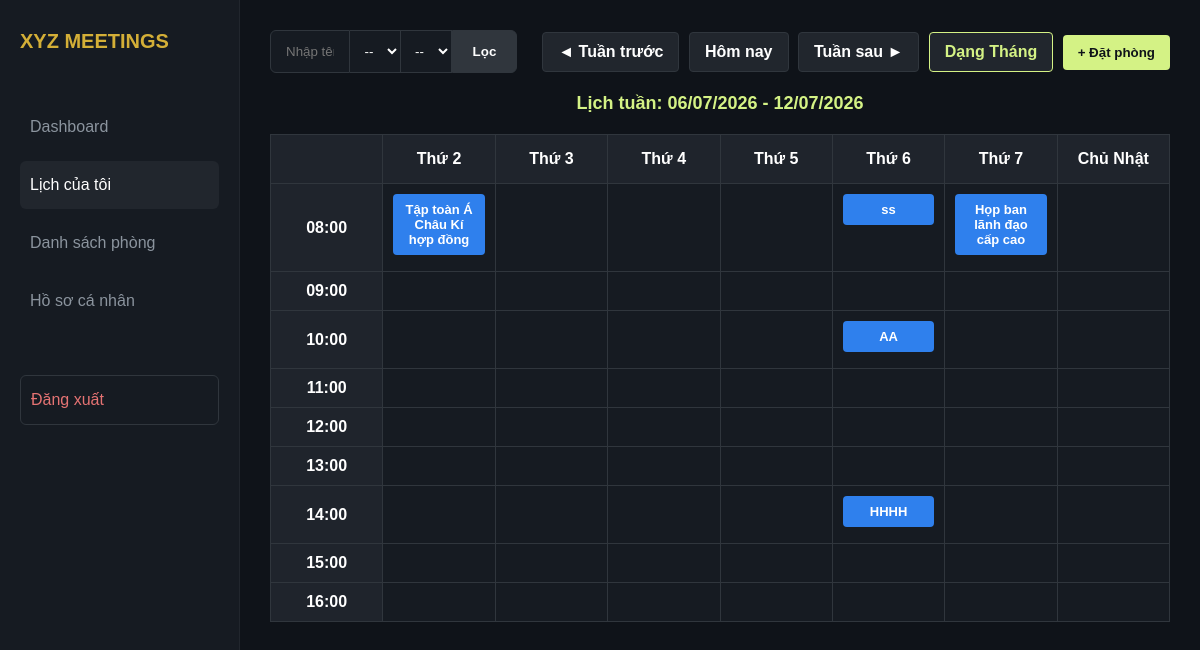
Page /index.php?date=2026-07-06 (signed in) on the committed database.
### tables this page shows
CREATE TABLE `meetings` (
  `id` int(11) NOT NULL,
  `title` varchar(255) NOT NULL,
  `room_id` int(11) DEFAULT NULL,
  `created_by` int(11) DEFAULT NULL,
  `start_time` datetime NOT NULL,
  `end_time` datetime NOT NULL
);

### index.php (the view, shortened to what this page needs)
<?php
include 'db.php';
$current_date = isset($_GET['date']) ? $_GET['date'] : date('Y-m-d');
$monday_of_week = date('Y-m-d', strtotime('monday this week', strtotime($current_date)));
$sunday_of_week = date('Y-m-d', strtotime('sunday this week', strtotime($current_date)));
$prev_week = date('Y-m-d', strtotime('-1 week', strtotime($monday_of_week)));
$next_week = date('Y-m-d', strtotime('+1 week', strtotime($monday_of_week)));
$search_kw = isset($_GET['search']) ? trim($_GET['search']) : '';
$search_condition = "";
$params = ['start_week' => $monday_of_week . ' 00:00:00', 'end_week' => $sunday_of_week . ' 23:59:59'];
$sql = "SELECT m.id, m.title, m.start_time, m.end_time, m.room_id, m.created_by, u.full_name as creator_name
        FROM meetings m
        JOIN users u ON m.created_by = u.id
        WHERE m.start_time >= :start_week AND m.start_time <= :end_week" . $search_condition;
$stmt = $conn->prepare($sql);
$stmt->execute($params);
$meetings_data = $stmt->fetchAll(PDO::FETCH_ASSOC);
$participants_by_meeting = [];
$calendar_events = [];
foreach ($meetings_data as $row) {
    $start_timestamp = strtotime($row['start_time']);
    $day_of_week = date('N', $start_timestamp) + 1;
    $hour_format = date('H:00', $start_timestamp);
    $parts = isset($participants_by_meeting[$row['id']]) ? $participants_by_meeting[$row['id']] : [];
    $calendar_events[$day_of_week][$hour_format][] = [
        'id' => $row['id'],
        'title' => $row['title'],
        'room_id' => $row['room_id'],
        'created_by' => $row['created_by'],
        'creator_name' => $row['creator_name'],
        'date' => date('Y-m-d', $start_timestamp),
        'start_hour' => date('H', $start_timestamp),
        'end_hour' => date('H', strtotime($row['end_time'])),
        'participants' => $parts
    ];
}
?>
<!DOCTYPE html>
<html lang="vi">
<head>
</head>
<body>
    <div class="sidebar">
        <div class="logo">XYZ MEETINGS</div>
        <a href="dashboard.php" class="menu-item">Dashboard</a>
        <a href="index.php" class="menu-item active">Lịch của tôi</a>
        <a href="rooms.php" class="menu-item">Danh sách phòng</a>
        <a href="profile.php" class="menu-item">Hồ sơ cá nhân</a>
        <a href="logout.php" class="menu-item" style="color: #e57373; margin-top: 50px; border: 1px solid #30363d;">Đăng xuất</a>
    </div>
    <div class="main-content">
        <div class="top-bar">
            <form class="search-form" method="GET" action="index.php">
                <input type="text" name="search" class="search-box" placeholder="Nhập tên cuộc họp..." value="<?php echo htmlspecialchars($search_kw); ?>">
                <select name="filter_room" class="filter-box">
                    <option value="">-- Tất cả phòng --</option>
                </select>
                <select name="filter_user" class="filter-box">
                    <option value="">-- Người tổ chức --</option>
                </select>
                <button type="submit" class="btn-search">Lọc</button>
            </form>
            <div class="btn-group">
                <a href="?date=<?php echo $prev_week; ?>" class="btn-nav">◄ Tuần trước</a>
                <a href="?date=<?php echo date('Y-m-d'); ?>" class="btn-nav">Hôm nay</a>
                <a href="?date=<?php echo $next_week; ?>" class="btn-nav">Tuần sau ►</a>
                <a href="month.php" class="btn-nav" style="border-color: #d4f285; color: #d4f285;">Dạng Tháng</a>
                <button onclick="document.getElementById('bookModal').style.display='flex'">+ Đặt phòng</button>
            </div>
        </div>
        <div class="week-label">
            Lịch tuần: <?php echo date('d/m/Y', strtotime($monday_of_week)); ?> - <?php echo date('d/m/Y', strtotime($sunday_of_week)); ?>
        </div>
        <table class="calendar-table">
            <thead>
                <tr><th></th><th>Thứ 2</th><th>Thứ 3</th><th>Thứ 4</th><th>Thứ 5</th><th>Thứ 6</th><th>Thứ 7</th><th>Chủ Nhật</th></tr>
            </thead>
            <tbody>
                <?php
                $hours = ['08:00','09:00','10:00','11:00','12:00','13:00','14:00','15:00','16:00'];
                foreach ($hours as $hour) {
                    echo "<tr><td class='time-col'>$hour</td>";
                    for ($day = 2; $day <= 8; $day++) {
                        echo "<td>";
                        if (isset($calendar_events[$day][$hour])) {
                            foreach ($calendar_events[$day][$hour] as $event) {
                                $css_class = 'event-block';
                                $event_json = htmlspecialchars(json_encode($event), ENT_QUOTES, 'UTF-8');
                                echo "<div class='{$css_class}' onclick='openDetailModal({$event_json}, \"{$hour}\")'>".htmlspecialchars($event['title'])."</div>";
                            }
                        }
                        echo "</td>";
                    }
                    echo "</tr>";
                }
                ?>
            </tbody>
        </table>
    </div>
</body>
</html>

### index.php (style rules this page uses)
* { box-sizing: border-box; margin: 0; padding: 0; font-family: Arial, sans-serif; }
body { background-color: #0f1319; color: #ffffff; display: flex; height: 100vh; }
.sidebar { width: 240px; background-color: #161b22; padding: 30px 20px; border-right: 1px solid #21262d; }
.logo { color: #d4af37; font-size: 20px; font-weight: bold; margin-bottom: 50px; }
.menu-item { padding: 15px 10px; color: #8b949e; text-decoration: none; display: block; border-radius: 6px; margin-bottom: 10px; }
.menu-item.active { color: #ffffff; background-color: #21262d; }
.main-content { flex: 1; display: flex; flex-direction: column; padding: 30px; overflow-y: auto; }
.top-bar { display: flex; justify-content: space-between; align-items: center; margin-bottom: 20px; }
.search-form { display: flex; flex: 1; margin-right: 20px; }
.search-box { width: 40%; padding: 12px 15px; background-color: #161b22; border: 1px solid #30363d; border-radius: 6px 0 0 6px; color: white; outline: none; }
.filter-box { width: 25%; padding: 12px 10px; background-color: #161b22; border: 1px solid #30363d; border-left: none; color: white; outline: none; }
.btn-search { padding: 12px 20px; background-color: #30363d; border: 1px solid #30363d; border-radius: 0 6px 6px 0; color: white; cursor: pointer; font-weight: bold; }
.btn-group button, .btn-group a.btn-nav { padding: 10px 15px; margin-left: 5px; border: none; border-radius: 4px; cursor: pointer; font-weight: bold; background-color: #d4f285; color: #0f1319; text-decoration: none; display: inline-block; }
.btn-group a.btn-nav { background-color: #21262d; color: white; border: 1px solid #30363d; }
.week-label { margin-bottom: 20px; font-size: 18px; font-weight: bold; color: #d4f285; text-align: center; }
.calendar-table { width: 100%; border-collapse: collapse; background-color: #161b22; border: 1px solid #30363d; }
.calendar-table th, .calendar-table td { border: 1px solid #30363d; padding: 10px; text-align: center; width: 12%; vertical-align: top; }
.calendar-table th { background-color: #1f242c; font-weight: bold; padding: 15px; }
.calendar-table td.time-col { background-color: #1f242c; font-weight: bold; width: 8%; vertical-align: middle; }
.event-block { background-color: #2f80ed; color: white; padding: 8px; border-radius: 4px; font-size: 13px; font-weight: bold; cursor: pointer; margin-bottom: 6px; transition: 0.2s; position: relative; }

### rows in the picture
meetings: title "Tập toàn Á Châu Kí hợp đồng"
meetings: title "ss"
meetings: title "Họp ban lãnh đạo cấp cao"
meetings: title "AA"
meetings: title "HHHH"

### other values in the picture
date('d/m/Y', strtotime($monday_of_week)) "06/07/2026"
date('d/m/Y', strtotime($sunday_of_week)) "12/07/2026"
$hour "08:00"
$hour "09:00"
$hour "10:00"
$hour "11:00"
$hour "12:00"
$hour "13:00"
$hour "14:00"
$hour "15:00"
$hour "16:00"
